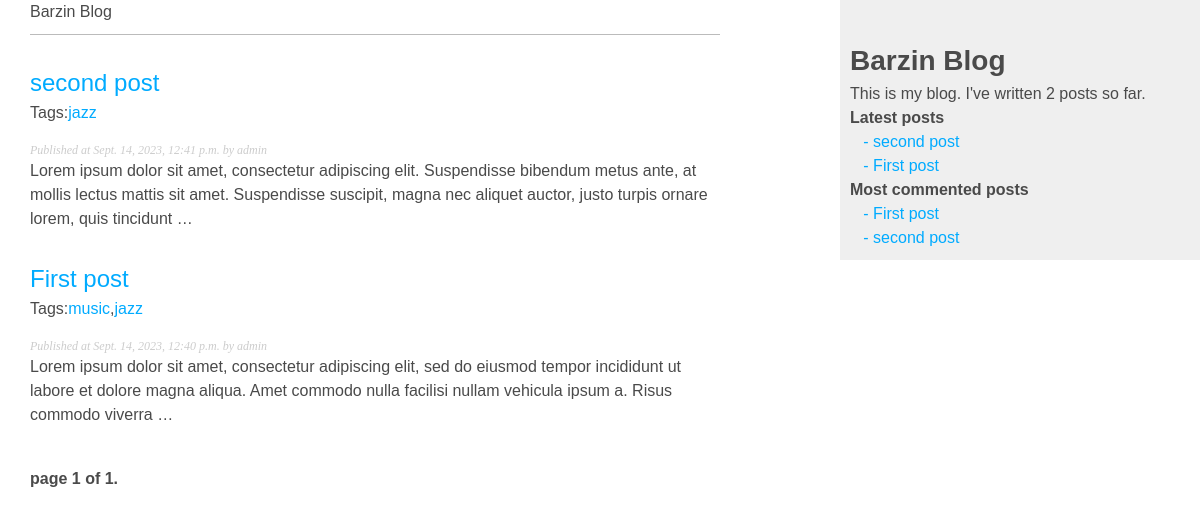
The page /blog/ on the database as committed earlier.
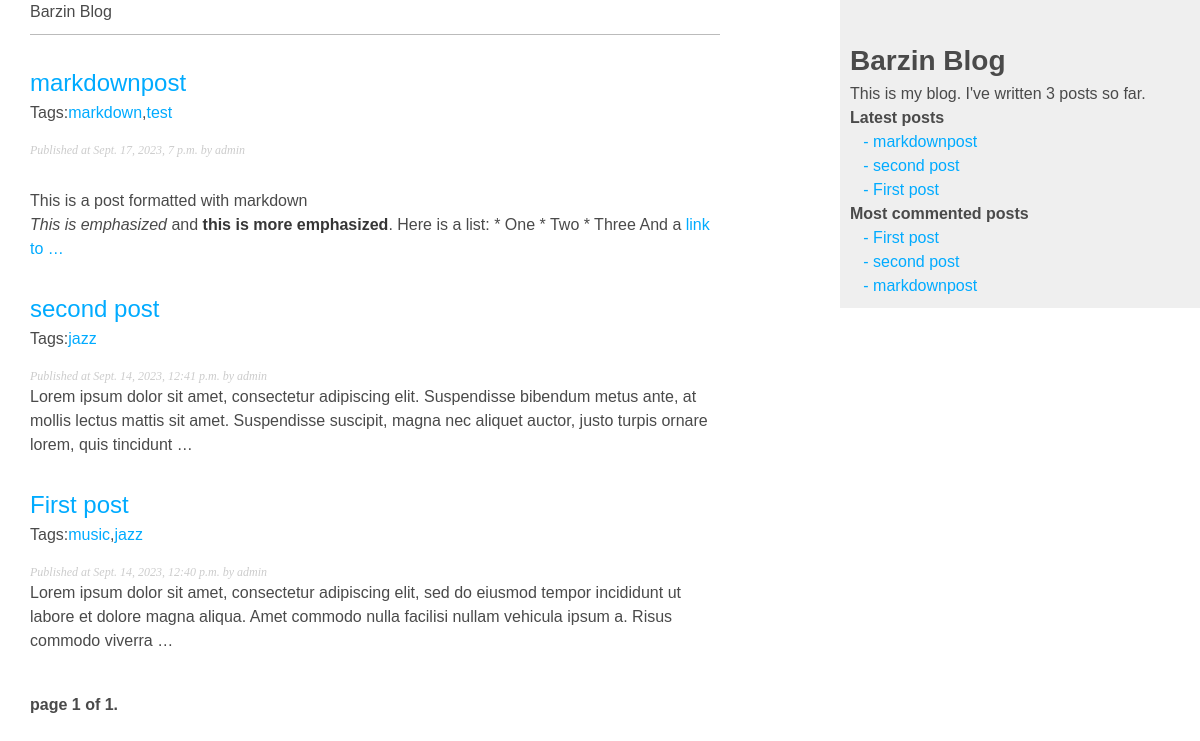
The same page on the database as committed later.
### blog/models.py (models this page shows, shortened)
class Post(models.Model):
    tags = TaggableManager()
    objects = models.Manager()
    published = PublishedManager()
    class Status(models.TextChoices):
        DRAFT = 'DF','Draft'
        PUBLISHED = 'PB','Published'
    title = models.CharField(max_length=250)
    slug = models.SlugField(max_length=250,unique_for_date='publish')
    author = models.ForeignKey(User, on_delete=models.CASCADE,related_name="blog_posts")
    body = models.TextField()
    publish = models.DateTimeField(default=timezone.now)
    created = models.DateTimeField(auto_now_add=True)
    updated = models.DateTimeField(auto_now=True)
    status = models.CharField(max_length=2,choices=Status.choices,default=Status.DRAFT)
    class Meta:
        ordering = ['-publish']
        indexes = [
        models.Index(fields=['-publish']),
        ]
    def get_absolute_url(self):
        return reverse('blog:post_detail', args=[self.publish.year, self.publish.month, self.publish.day ,self.slug])

### blog/views.py (the view)
# urls.py: path('',post_list,name='post_list'),
def post_list(request,tag_slug=None):
    post_list = Post.published.all()
    tag = None
    if tag_slug:
        tag=get_object_or_404(Tag,slug=tag_slug)
        post_list = post_list.filter(tags__in=[tag])
    paginator = Paginator(post_list,5)
    page_number = request.GET.get('page',1)
    try:
        posts = paginator.page(page_number)
    except PageNotAnInteger:
        posts = paginator.page(1)
    except EmptyPage:
        posts = paginator.page(paginator.num_pages)
    return render(request,'blog/post/list.html',{'posts':posts , 'tag':tag })

### blog/models.py (called while the page is built)
    def get_queryset(self):
        return super().get_queryset().filter(status=Post.Status.PUBLISHED)

### blog/templatetags/blog_tags.py (called while the page is built)
@register.simple_tag
def total_posts():
    return Post.published.count()

@register.inclusion_tag('blog/latest_posts.html')
def show_latest_posts(count=5):
    latest_posts = Post.published.order_by('-publish')[:count]
    return {'latest_posts': latest_posts}

@register.simple_tag()
def get_most_commented_posts(count=5):
    return Post.published.annotate(total_comments=Count('comments')).order_by('-total_comments')[:count]

@register.filter(name='markdown')
def markdown_format(text):
    return mark_safe(markdown.markdown(text))

### templates/blog/post/list.html (shortened to what this page needs)
{% extends 'blog/base.html' %}
{% load blog_tags %}
{% block content %}
    <h1>Barzin Blog</h1>
    {% for post in posts %}
        <h2>
            <a style="font-size: 24px;" href="{{ post.get_absolute_url }}">
                {{ post.title }}
            </a>
        </h2>
        <p class="tags">
            Tags:
            {% for tag in post.tags.all %}
                <a href="{% url 'blog:post_list_by_tag' tag.slug %}">
                    {{tag.name}}
                </a>
                {% if not forloop.last %} , {% endif %}
            {% endfor %}
        </p>
        <p class="date">
            Published at {{ post.publish }} by {{post.author}}
        </p>
        {{ post.body|markdown|truncatewords_html:30 }}
    {% endfor %}
    {% include 'blog/pagination.html' with page=posts %}
{% endblock %}

### templates/blog/base.html (shortened to what this page needs)
{% load blog_tags %}
{% load static %}
<!DOCTYPE html>
<html>
<head>
    <link rel="stylesheet" href="https://cdn.jsdelivr.net/npm/bulma@0.9.4/css/bulma.min.css">
    <link rel="stylesheet" href="{% static 'css/blog/base.css' %}">
</head>
<body>
    <div id="content">
        {% block content %}
        {% endblock %}
    </div>
    <div id="sidebar">
        <h2 style="font-size: 28px;font-weight: 700;">Barzin Blog</h2>
        <p>
            This is my blog.
            I've written {% total_posts %} posts so far.
        </p>
        <p>
            <h3 style="font-weight: bold;">Latest posts</h3>
            {% show_latest_posts 3 %}
            <h3 style="font-weight: bold;">Most commented posts</h3>
            {%  get_most_commented_posts as most_commented_posts %}
            <ul>
                {% for post in most_commented_posts %}
                <li>
                    <a href="{{ post.get_absolute_url }}">&nbsp&nbsp&nbsp- {{ post.title }}</a>
                </li>
                {% endfor %}
            </ul>
        </p>
    </div>
</body>
</html>

### templates/blog/pagination.html (shortened to what this page needs)
<div class="pagination">
    <span class="step-links">
        <span class="current">
            page {{ page.number }} of {{ page.paginator.num_pages }}.
        </span>
    </span>
</div>

### templates/blog/latest_posts.html
<ul>
    {% for post in latest_posts %}
        <li>
            <a href="{{ post.get_absolute_url }}">&nbsp&nbsp&nbsp- {{ post.title }}</a>
        </li>
    {% endfor %}
</ul>

### static/css/blog/base.css (style rules this page uses)
body { margin:0; padding:0; font-family:helvetica, sans-serif; }
a { color:#00abff; text-decoration:none; }
h1 { font-weight:normal; border-bottom:1px solid #bbb; padding:0 0 10px 0; }
h2 { font-weight:normal; margin:30px 0 0; }
#content { float:left; width:60%; padding:0 0 0 30px; }
#sidebar { float:right; width:30%; padding:10px; background:#efefef; height:100%; }
p.date { color:#ccc; font-family: georgia, serif; font-size: 12px; font-style: italic; }
.pagination { margin:40px 0; font-weight:bold; }

Rows that differ between the two databases and show on the page:
added Post: title "markdownpost", publish "Sept. 17, 2023, 7 p.m.", author "admin", body "This is a post formatted with markdown This is emphasized and this is more emphasized . Here is a list: * One * Two * Three And a link to …"
added Tag: name "markdown", shown under "markdownpost"
added Tag: name "test", shown under "markdownpost"
Other text that changed with them:
text no longer shown: "2"
text now shown: "3"
